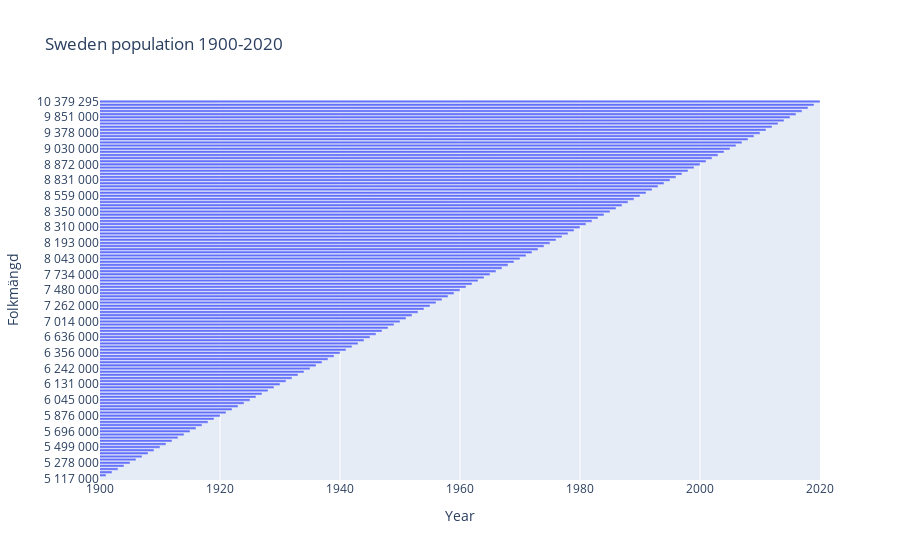

Notebook code cell kept with this figure:
### Markdown cell above
# Bar Chart

### Code cell
import matplotlib.pyplot as plt
import plotly_express as px 

fig=px.bar(df1,x="Year",y="Folkmängd",title="Sweden population 1900-2020",range_x=[1900,2020])
fig.show()
